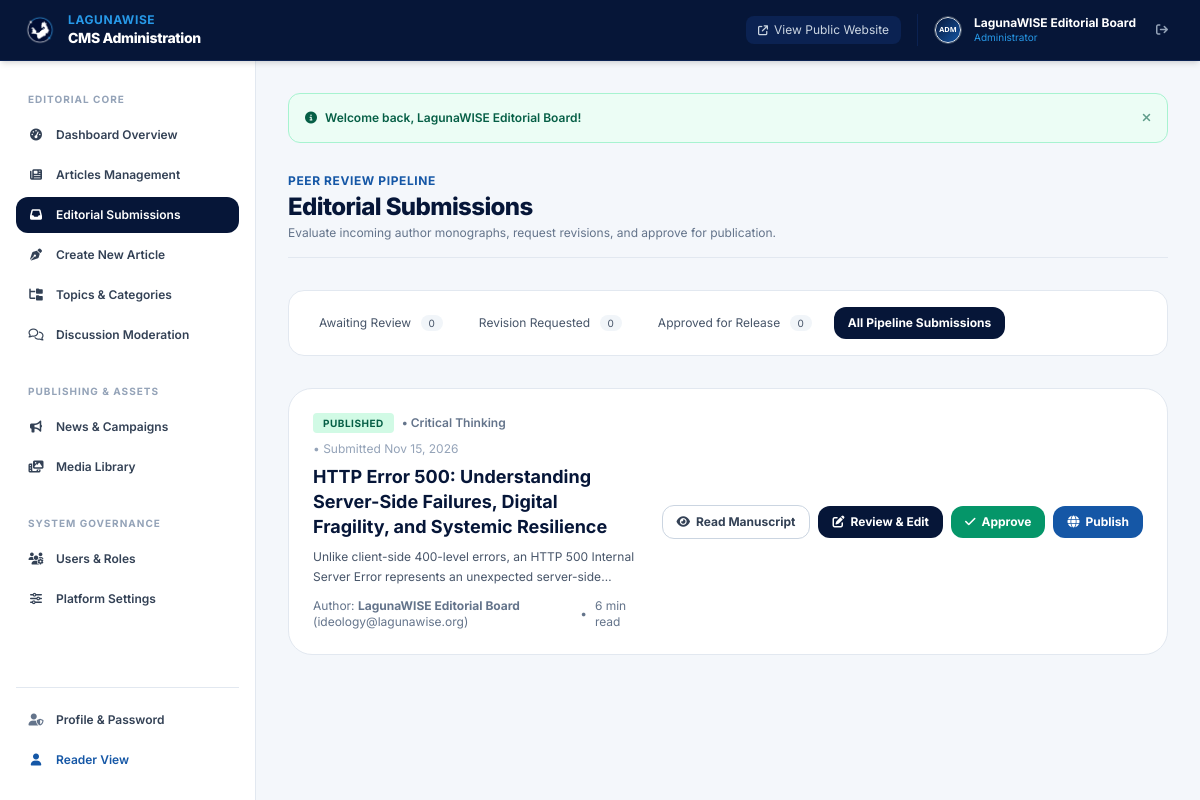
Screenshot of /admin/submissions.php?status=all (signed in) with the database file from the repository.
### tables this page shows
CREATE TABLE `users` (
    `id` INT UNSIGNED AUTO_INCREMENT PRIMARY KEY,
    `name` VARCHAR(100) NOT NULL,
    `username` VARCHAR(50) NOT NULL UNIQUE,
    `email` VARCHAR(150) NOT NULL UNIQUE,
    `password_hash` VARCHAR(255) NOT NULL,
    `bio` TEXT NULL,
    `avatar` VARCHAR(255) NULL DEFAULT 'assets/images/default-avatar.svg',
    `status` ENUM('active', 'inactive', 'suspended') NOT NULL DEFAULT 'active',
    `must_change_password` TINYINT(1) NOT NULL DEFAULT 0,
    `last_login_at` DATETIME NULL,
    `created_at` TIMESTAMP DEFAULT CURRENT_TIMESTAMP,
    `updated_at` TIMESTAMP DEFAULT CURRENT_TIMESTAMP ON UPDATE CURRENT_TIMESTAMP,
    INDEX `idx_users_email` (`email`),
    INDEX `idx_users_username` (`username`),
    INDEX `idx_users_status` (`status`)
);

CREATE TABLE `articles` (
    `id` INT UNSIGNED AUTO_INCREMENT PRIMARY KEY,
    `author_id` INT UNSIGNED NOT NULL,
    `title` VARCHAR(255) NOT NULL,
    `slug` VARCHAR(255) NOT NULL UNIQUE,
    `subtitle` VARCHAR(255) NULL,
    `excerpt` TEXT NOT NULL,
    `content` MEDIUMTEXT NOT NULL,
    `references_sources` TEXT NULL,
    `tags` VARCHAR(255) NULL,
    `cover_image` VARCHAR(255) NULL,
    `reading_time` INT UNSIGNED NOT NULL DEFAULT 5,
    `status` ENUM('draft', 'pending_review', 'revision_requested', 'approved', 'published', 'archived') NOT NULL DEFAULT 'draft',
    `views_count` INT UNSIGNED NOT NULL DEFAULT 0,
    `is_featured` TINYINT(1) NOT NULL DEFAULT 0,
    `published_at` DATETIME NULL,
    `created_at` TIMESTAMP DEFAULT CURRENT_TIMESTAMP,
    `updated_at` TIMESTAMP DEFAULT CURRENT_TIMESTAMP ON UPDATE CURRENT_TIMESTAMP,
    INDEX `idx_articles_author` (`author_id`),
    INDEX `idx_articles_status` (`status`),
    INDEX `idx_articles_published` (`published_at`),
    INDEX `idx_articles_slug` (`slug`),
    INDEX `idx_articles_featured` (`is_featured`),
    CONSTRAINT `fk_articles_author` FOREIGN KEY (`author_id`) REFERENCES `users` (`id`) ON DELETE RESTRICT
);

### admin/submissions.php (the view, shortened to what the rows shown need)
<?php
require_role(['administrator', 'super_admin', 'admin', 'editor']);
$db = Database::getConnection();
$statusFilter = trim($_GET['status'] ?? 'pending_review');
$where = ['1=1'];
$params = [];
if ($statusFilter === 'all') {
    $where[] = "a.status IN ('pending_review', 'revision_requested', 'approved', 'published', 'archived')";
} elseif (!empty($statusFilter)) {
    $where[] = "a.status = ?";
    $params[] = $statusFilter;
}
$whereSql = implode(' AND ', $where);
$query = "
    SELECT a.*, u.name AS author_name, u.email AS author_email,
           (SELECT c.name FROM categories c JOIN article_categories ac ON c.id = ac.category_id WHERE ac.article_id = a.id LIMIT 1) AS category_name,
           (SELECT feedback FROM editorial_reviews er WHERE er.article_id = a.id ORDER BY er.created_at DESC LIMIT 1) AS latest_feedback
    FROM articles a
    JOIN users u ON a.author_id = u.id
    WHERE {$whereSql}
    ORDER BY a.created_at ASC
";
$stmt = $db->prepare($query);
$stmt->execute($params);
$submissions = $stmt->fetchAll();
require_once __DIR__ . '/includes/admin-header.php';
?>
<div class="flex flex-col sm:flex-row sm:items-center justify-between gap-4 pb-4 border-b border-slate-200">
    <div>
        <h1 class="text-2xl font-extrabold text-navy-900 tracking-tight">Editorial Submissions</h1>
    </div>
</div>
<div class="bg-white rounded-3xl border border-slate-200 shadow-xs overflow-hidden">
    <?php if (empty($submissions)): ?>
        <div class="py-16 text-center max-w-md mx-auto space-y-3">
            <div class="w-14 h-14 rounded-2xl bg-emerald-50 text-emerald-600 flex items-center justify-center text-xl mx-auto">
                <i class="fa-solid fa-check-double"></i>
            </div>
            <h3 class="text-base font-bold text-navy-900">No submissions are awaiting review.</h3>
            <p class="text-xs text-editorial-muted leading-relaxed">
                The editorial review queue is currently clear. Submitted monographs from contributors will appear here for evaluation and governance.
            </p>
        </div>
    <?php else: ?>
        <div class="divide-y divide-slate-100">
            <?php foreach ($submissions as $sub): ?>
                <div class="p-6 flex flex-col lg:flex-row lg:items-center justify-between gap-6 hover:bg-slate-50 transition">
                    <div class="space-y-2 max-w-2xl">
                        <div class="flex flex-wrap items-center gap-2 text-xs">
                            <span class="px-2.5 py-0.5 rounded text-[10px] font-bold uppercase tracking-wider
                                <?= match($sub['status']) {
                                    'published' => 'bg-emerald-100 text-emerald-800',
                                    'approved' => 'bg-emerald-100 text-emerald-800',
                                    'pending_review' => 'bg-amber-100 text-amber-800',
                                    'revision_requested' => 'bg-rose-100 text-rose-800',
                                    default => 'bg-slate-100 text-slate-700'
                                } ?>">
                                <?= e(str_replace('_', ' ', $sub['status'])) ?>
                            </span>
                            <?php if (!empty($sub['category_name'])): ?>
                                <span class="text-slate-500 font-semibold">• <?= e($sub['category_name']) ?></span>
                            <?php endif; ?>
                            <span class="text-slate-400">• Submitted <?= e(format_date($sub['created_at'])) ?></span>
                        </div>
                        <h3 class="text-lg font-bold text-navy-900 leading-snug">
                            <a href="<?= url('pages/article-preview.php?id=' . (int)$sub['id']) ?>" class="hover:text-lwblue transition">
                                <?= e($sub['title']) ?>
                            </a>
                        </h3>
                        <p class="text-xs text-slate-600 line-clamp-2 leading-relaxed">
                            <?= e($sub['excerpt']) ?>
                        </p>
                        <div class="pt-1 flex items-center gap-2 text-xs text-slate-500">
                            <span>Author: <strong><?= e($sub['author_name']) ?></strong> (<?= e($sub['author_email']) ?>)</span>
                            <span>•</span>
                            <span><?= (int)$sub['reading_time'] ?> min read</span>
                        </div>
                    </div>
                    <div class="flex flex-wrap items-center gap-2 self-start lg:self-auto shrink-0">
                        <a href="<?= url('pages/article-preview.php?id=' . (int)$sub['id']) ?>"
                           class="px-3.5 py-2 bg-white hover:bg-slate-100 border border-slate-300 rounded-xl text-xs font-bold text-slate-700 transition flex items-center gap-1.5">
                            <i class="fa-solid fa-eye text-xs"></i>
                            <span>Read Manuscript</span>
                        </a>
                        <a href="<?= url('admin/article-edit.php?id=' . (int)$sub['id']) ?>"
                           class="px-3.5 py-2 bg-navy-900 hover:bg-navy-800 text-white rounded-xl text-xs font-bold transition flex items-center gap-1.5">
                            <i class="fa-solid fa-pen-to-square text-xs"></i>
                            <span>Review &amp; Edit</span>
                        </a>
                        <form action="<?= url('admin/submissions.php') ?>" method="POST" class="inline">
                            <button type="submit" class="px-3.5 py-2 bg-emerald-600 hover:bg-emerald-700 text-white rounded-xl text-xs font-bold transition flex items-center gap-1.5" title="Approve Monograph">
                                <i class="fa-solid fa-check text-xs"></i>
                                <span>Approve</span>
                            </button>
                        </form>
                        <form action="<?= url('admin/submissions.php') ?>" method="POST" class="inline" onsubmit="return confirm('Publish this article live to the public website?');">
                            <button type="submit" class="px-3.5 py-2 bg-lwblue hover:bg-lwblue-hover text-white rounded-xl text-xs font-bold transition flex items-center gap-1.5" title="Publish to Live Website">
                                <i class="fa-solid fa-globe text-xs"></i>
                                <span>Publish</span>
                            </button>
                        </form>
                    </div>
                </div>
            <?php endforeach; ?>
        </div>
    <?php endif; ?>
</div>
<?php require_once __DIR__ . '/includes/admin-footer.php'; ?>

### admin/includes/admin-header.php (shortened to what the rows shown need)
<?php
$currentUser = current_user();
?>
<!DOCTYPE html>
<html lang="en">
<head>
    <link rel="stylesheet" href="https://cdnjs.cloudflare.com/ajax/libs/font-awesome/6.4.2/css/all.min.css">
    <script src="https://cdn.tailwindcss.com"></script>
</head>
<body class="bg-surface text-slate-800 antialiased font-sans min-h-screen flex flex-col">
    <header class="bg-navy-900 text-white sticky top-0 z-40 border-b border-navy-800 shadow-md">
        <div class="px-4 sm:px-6 py-3 flex items-center justify-between">
            <div class="flex items-center gap-4 text-xs">
                <div class="flex items-center gap-3 border-l border-navy-800 pl-4">
                    <img src="<?= asset($currentUser['avatar'] ?? 'assets/images/default-avatar.svg') ?>"
                         alt="<?= e($currentUser['name']) ?>"
                         class="w-7 h-7 rounded-full object-cover border border-slate-600">
                    <div class="hidden md:block text-left">
                        <p class="font-bold text-white text-xs leading-none"><?= e($currentUser['name']) ?></p>
                        <p class="text-[10px] text-lwblue-light capitalize leading-tight mt-0.5"><?= e(str_replace('_', ' ', $currentUser['primary_role'])) ?></p>
                    </div>
                    <a href="<?= url('auth/logout.php') ?>" class="p-2 text-slate-400 hover:text-rose-400" title="Log Out">
                        <i class="fa-solid fa-arrow-right-from-bracket"></i>
                    </a>
                </div>
            </div>
        </div>
    </header>
    <div class="flex-1 flex overflow-hidden">
        <main class="flex-1 overflow-y-auto p-4 sm:p-8 bg-surface">
            <div class="max-w-7xl mx-auto space-y-8">

### rows the page displays
users: avatar (picture), name "LagunaWISE Editorial Board"
articles: status "PUBLISHED", category_name "Critical Thinking", created_at "Nov 15, 2026", title "HTTP Error 500: Understanding Server-Side Failures, Digital Fragility, and Systemic Resilience", excerpt "Unlike client-side 400-level errors, an HTTP 500 Internal Server Error represents an unexpected…", author.name "LagunaWISE Editorial Board", author.email "ideology@lagunawise.org", reading_time "6"

### other values shown
str_replace('_', ' ', $currentUser['primary_role']) "Administrator"
$f['message'] "Welcome back, LagunaWISE Editorial Board!"
$pendingCount "0"
$revisionCount "0"
$approvedCount "0"
